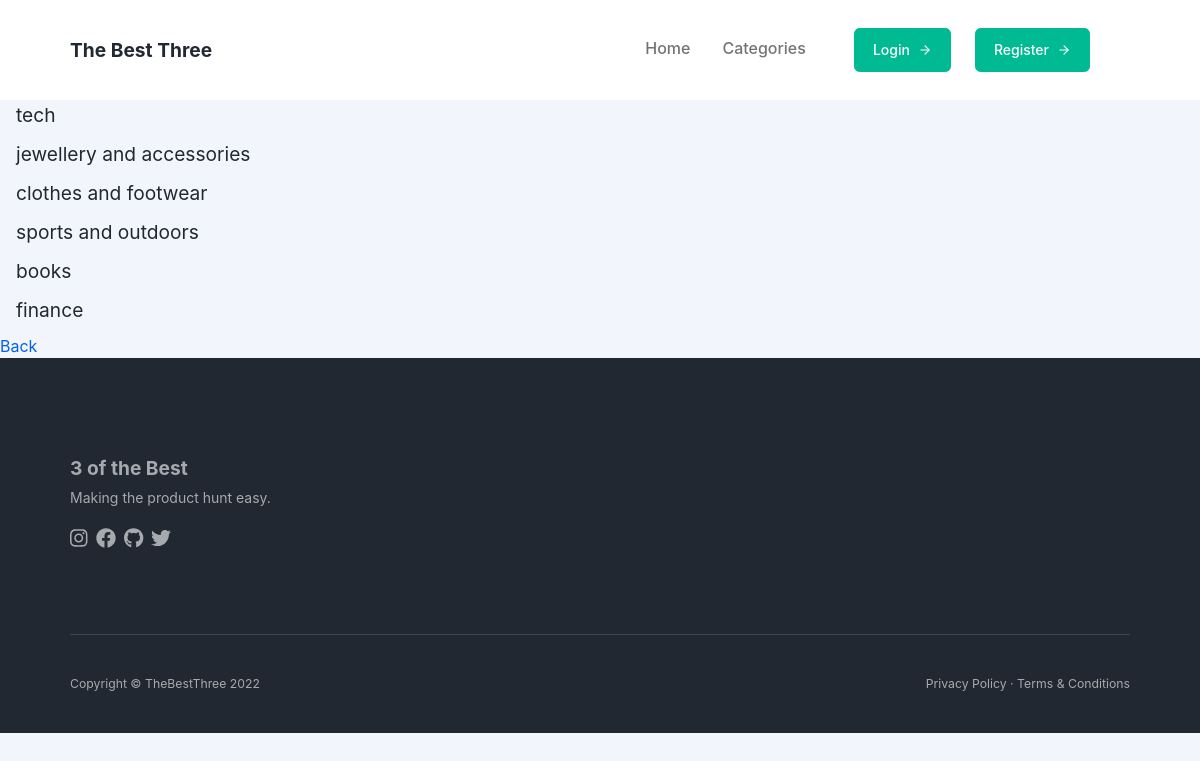
The page /category-list/ on the database its author committed.
### theblog/models.py (models this page shows, shortened)
class Category(models.Model):
    name = models.CharField(max_length=255)
    def __str__(self):
        return self.name

### theblog/views.py (the view)
# urls.py: path('category-list/', views.ListAllCategoriesView, name='category_list'),
def ListAllCategoriesView(request):
    cat_menu_list = Category.objects.all()
    return render(request, 'categories_list.html', {'cat_menu_list': cat_menu_list})

### theblog/templates/categories_list.html (shortened to what this page needs)
{% extends 'base.html' %}
{% block content%}
{% for cat in cat_menu_list %}
<h4><a class="dropdown-item" href="{% url 'category' cat|slugify %}">{{cat}}</a></h4>
{% endfor %}
<a href="{% url 'home' %}">Back</a>
{% endblock %}

### rows shown on the page
Category: name "tech"
Category: name "jewellery and accessories"
Category: name "clothes and footwear"
Category: name "sports and outdoors"
Category: name "books"
Category: name "finance"
